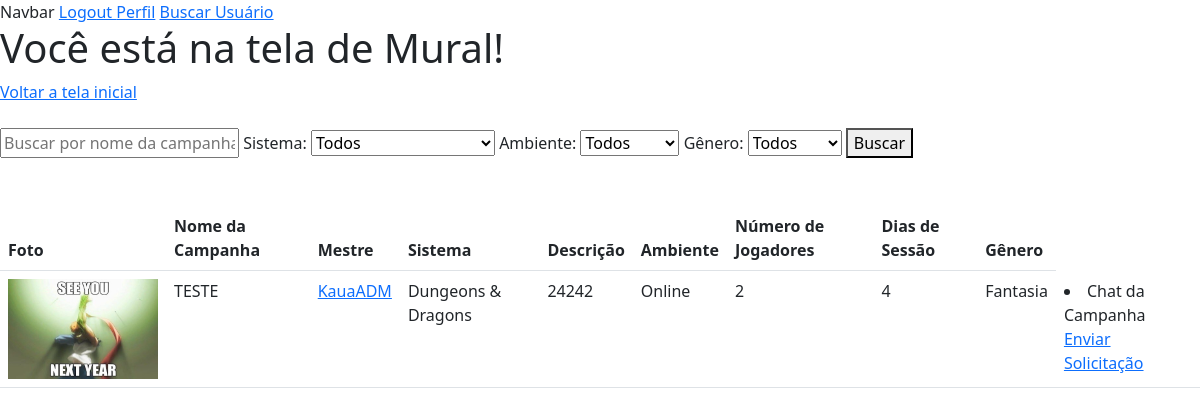
Page /buscarMesa/ (signed in) on the committed database.
### home/models.py (models this page shows, shortened)
class Campanha(models.Model):
    nomeMestre = models.ForeignKey(Perfil, on_delete=models.CASCADE)
    SISTEMAS_RPG_CHOICES = (
        ('Dungeons & Dragons', 'Dungeons & Dragons'),
        ('Ordem Paranormal', 'Ordem Paranormal'),
        ('Tormenta20', 'Tormenta20'),
        ('Call of Cthulu', 'Call of Cthulu'),
        ('Outro', 'Outro')
    )
    AMBIENTES_RPG_CHOICES = (
        ('Online', 'Online'),
        ('Presencial', 'Presencial')
    )
    GENERO_RPG_CHOICES = (
        ('Aventura', 'Aventura'),
        ('Fantasia', 'Fantasia'),
        ('Histórico', 'Histórico'),
        ('Mistério', 'Mistério'),
        ('Suspense', 'Suspense'),
        ('Terror', 'Terror'),
    )
    nomeCampanha = models.CharField(max_length=52, null=True)
    sistemaCampanha = models.CharField(max_length=100, choices=SISTEMAS_RPG_CHOICES, null=True)
    descricaoCampanha = models.TextField(max_length=256, null=True)
    fotoCampanha = models.ImageField(upload_to='images/FotoCampanha/', null=True)
    ambienteCampanha = models.CharField(max_length=100, choices=AMBIENTES_RPG_CHOICES, null=True)
    numeroJogadores = models.IntegerField(null=True)
    diasSessao = models.CharField(max_length=52, null=True)
    generoRPG = models.CharField(max_length=100, choices=GENERO_RPG_CHOICES, null=True)

class Perfil(models.Model):
    nomePerfil = models.ForeignKey(User, on_delete=models.CASCADE)
    slug = models.SlugField(User, unique=True)
    SESSION_CHOICES = (
        ('Online', 'Online'),
        ('Presencial', 'Presencial'),
    )
    PLAYER_TYPE_CHOICES = (
        ('Mestre', 'Mestre'),
        ('Jogador', 'Jogador'),
        ('Ambos', 'Ambos'),
    )
    RPG_SYSTEM_CHOICES = (
        ('Dungeons & Dragons', 'Dungeons & Dragons'),
        ('Tormenta20', 'Tormenta20'),
        ('Ordem Paranormal', 'Ordem Paranormal'),
        ('Call of Cthulhu', 'Call of Cthulhu'),
        ('Outros', 'Outros'),
    )
    fotoConta = models.ImageField(upload_to='images/profilePictures')
    tipo_sessao = models.CharField(max_length=20, choices=SESSION_CHOICES, null=True)
    tipo_player = models.CharField(max_length=20, choices=PLAYER_TYPE_CHOICES, null=True)
    descricao = models.TextField(max_length=256, null=True)
    sistema_rpg = models.CharField(max_length=20, choices=RPG_SYSTEM_CHOICES, null=True)
    idade = models.IntegerField(null=True)

### chat/models.py (models this page shows, shortened)
class Grupo(models.Model):
    from home.models import Campanha
    uuid = models.UUIDField(default=uuid4, editable=False)
    membros = models.ManyToManyField(User)
    criador = models.ForeignKey(User, on_delete=models.CASCADE, null=True, related_name='grupos_criados')
    publico = models.BooleanField(default=False)
    campanha = models.ForeignKey(Campanha, on_delete=models.CASCADE, related_name='chats', null=True)

### home/views.py (the view)
# urls.py: path('buscarMesa/', views.buscarmesa, name='buscarmesa'),
@login_required
def buscarmesa(request):
    perfil = Perfil.objects.get(nomePerfil=request.user)
    sistema_busca = request.GET.get('q')
    sistema_filtro = request.GET.get('sistema')
    ambiente_filtro = request.GET.get('ambiente')
    genero_filtro = request.GET.get('genero')
    campanhas = Campanha.objects.all()
    if sistema_busca:
        campanhas = campanhas.filter(Q(nomeCampanha__icontains=sistema_busca))
    if sistema_filtro:
        campanhas = campanhas.filter(Q(sistemaCampanha__icontains=sistema_filtro))
    if ambiente_filtro:
        campanhas = campanhas.filter(Q(ambienteCampanha__icontains=ambiente_filtro))
    if genero_filtro:
        campanhas = campanhas.filter(Q(generoRPG__icontains=genero_filtro))
    campanhas_e_grupos = {}
    for campanha in campanhas:
        grupos = campanha.chats.all()
        campanhas_e_grupos[campanha] = grupos
    return render(request, 'principal/muralLogado.html', {'campanhas_e_grupos': campanhas_e_grupos, 'perfil': perfil})

### home/templates/principal/muralLogado.html (shortened to what this page needs)
{% extends 'principal/base.html' %}
{% block conteudo %}
<h1>Você está na tela de Mural!</h1>
<a href='{% url 'index' %}'>Voltar a tela inicial</a> <br> <br>
<form method="GET" class="search-form">
    <input type="text" name="q" placeholder="Buscar por nome da campanha">
    <label for="sistema">Sistema:</label>
    <select name="sistema" id="sistema">
        <option value="">Todos</option>
    </select>
    <label for="ambiente">Ambiente:</label>
    <select name="ambiente" id="ambiente">
        <option value="">Todos</option>
    </select>
    <label for="genero">Gênero:</label>
    <select name="genero" id="genero">
        <option value="">Todos</option>
    </select>
    <button type="submit">Buscar</button>
</form>
<br> <br>
<link href="https://cdn.jsdelivr.net/npm/bootstrap@5.3.0/dist/css/bootstrap.min.css" rel="stylesheet">
<table class="table">
    <thead>
        <tr>
            <th>Foto</th>
            <th>Nome da Campanha</th>
            <th>Mestre</th>
            <th>Sistema</th>
            <th>Descrição</th>
            <th>Ambiente</th>
            <th>Número de Jogadores</th>
            <th>Dias de Sessão</th>
            <th>Gênero</th>
        </tr>
    </thead>
    <tbody>
        {% for campanha, grupos in campanhas_e_grupos.items %}
        <tr>
            <td><img src="{{ campanha.fotoCampanha.url }}" alt="Foto da Campanha" width="150" height="100"></td>
            <td>{{ campanha.nomeCampanha }}</td>
            <td><a href="{% url 'exibir_perfil' perfil_slug=campanha.nomeMestre.slug %}">{{ campanha.nomeMestre.nomePerfil.username }}</a></td>
            <td>{{ campanha.sistemaCampanha }}</td>
            <td>{{ campanha.descricaoCampanha }}</td>
            <td>{{ campanha.ambienteCampanha }}</td>
            <td>{{ campanha.numeroJogadores }}</td>
            <td>{{ campanha.diasSessao }}</td>
            <td>{{ campanha.generoRPG }}</td>
            <td>
                {% for grupo in grupos %}
                    <div id="{{ grupo.uuid }}">
                        <li><a>Chat da Campanha</a></li>
                        {% if request.user in grupo.membros.all %}
                            <a href="{% url 'Abrir_chat_pub' uuid=grupo.uuid %}">Abrir</a>
                            {% if user != grupo.criador %}
                            <a href="{% url 'Sair_grupo' uuid=grupo.uuid %}">Sair</a>
                            {% endif %}
                            {% if user == grupo.criador %}
                                <a href="{% url 'Remover_grupo' uuid=grupo.uuid %}">Excluir</a>
                            {% endif %}
                            {% else %}
                            <a href="{% url 'enviar_solicitacao' campanha_id=campanha.id %}">Enviar Solicitação</a>
                            {% endif %}
                    </div>
                {% endfor %}
            </td>
        </tr>
        {% endfor %}
    </tbody>
</table>
{% endblock conteudo %}

### rows in the picture
Campanha: fotoCampanha (picture), nomeCampanha "TESTE", nomeMestre.nomePerfil.username "KauaADM", sistemaCampanha "Dungeons & Dragons", descricaoCampanha "24242", ambienteCampanha "Online", numeroJogadores "2", diasSessao "4", generoRPG "Fantasia"
Grupo: shows "Enviar Solicitação"
